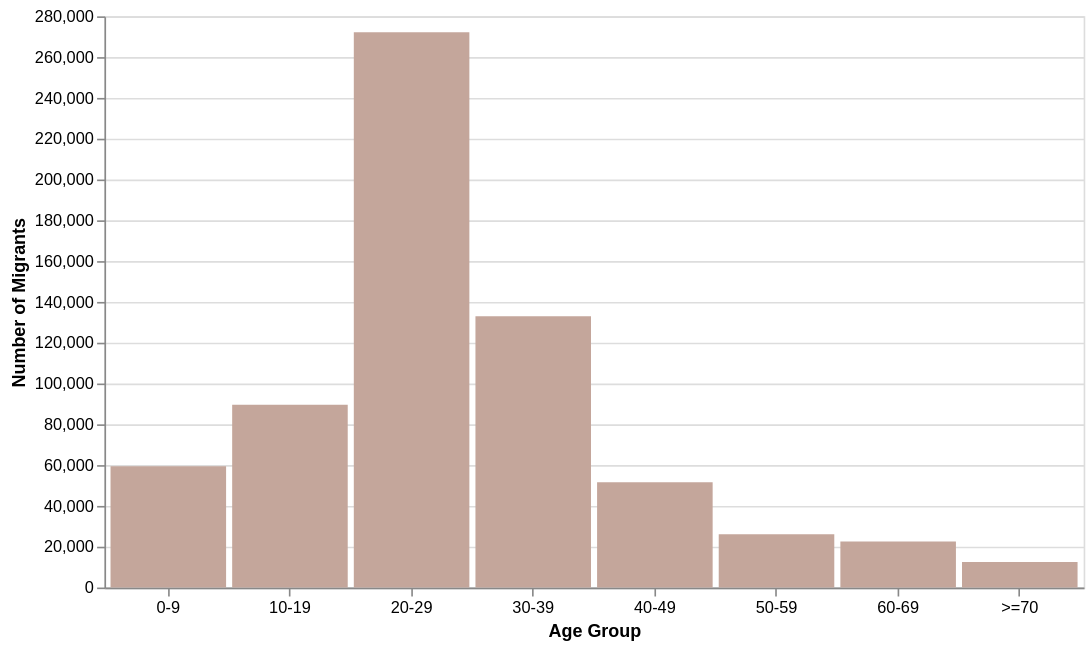

The Vega-Lite source for this figure:
### Vega-Lite specification from a JSON file in a GitHub repository (floating-point values rounded to 4 significant figures)
{"$schema": "https://vega.github.io/schema/vega-lite/v6.json", "description": "Migrants in Australia by age group", "width": 600, "height": 350, "data": {"values": [{"category": "0-9", "amount": 59390}, {"category": "10-19", "amount": 89610}, {"category": "20-29", "amount": 272180}, {"category": "30-39", "amount": 132930}, {"category": "40-49", "amount": 51580}, {"category": "50-59", "amount": 26090}, {"category": "60-69", "amount": 22560}, {"category": ">=70", "amount": 12480}]}, "params": [{"name": "highlight", "select": {"type": "point", "fields": ["category"], "on": "pointerover", "clear": "pointerout"}}], "mark": {"type": "bar"}, "encoding": {"x": {"field": "category", "type": "nominal", "axis": {"title": "Age Group", "labelAngle": 0}}, "y": {"field": "amount", "type": "quantitative", "axis": {"title": "Number of Migrants"}}, "color": {"condition": {"param": "highlight", "value": "#C4A69B"}, "value": "grey"}, "tooltip": [{"field": "category", "type": "nominal", "title": "Age Group"}, {"field": "amount", "type": "quantitative", "title": "No. of migrants", "format": ","}]}, "config": {"bar": {"binSpacing": 0}, "scale": {"bandPaddingInner": 0.05, "bandPaddingOuter": 0.05}}}
